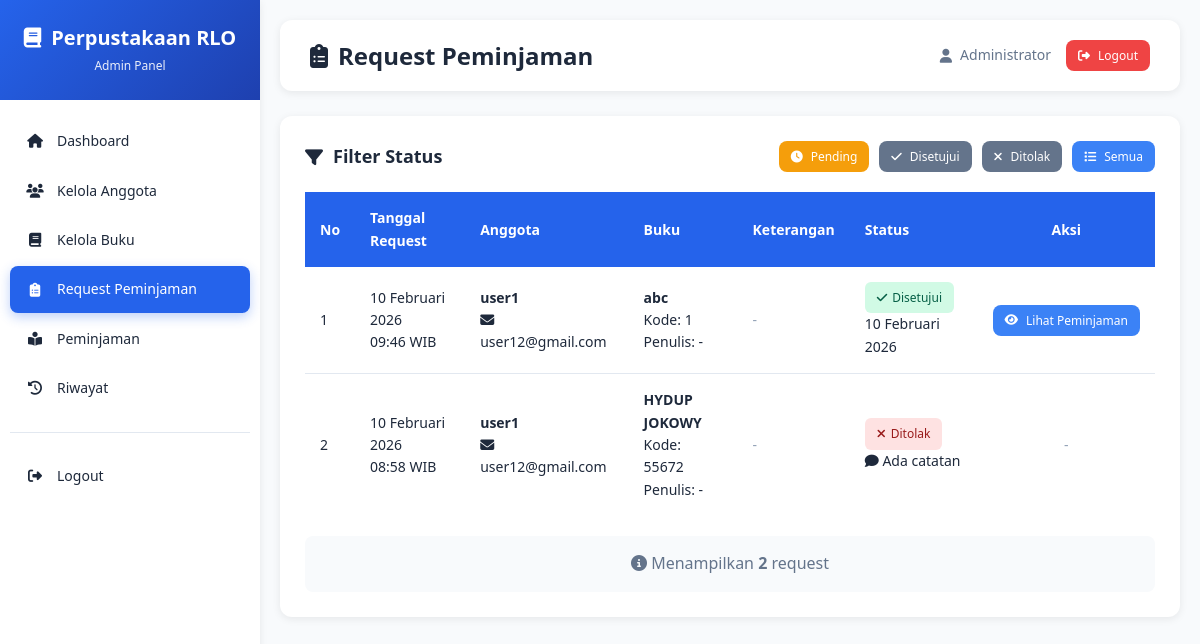
/public/index.php?page=admin-requests (signed in), run on the app's committed database.
### tables this page shows
CREATE TABLE `loan_requests` (
  `request_id` int NOT NULL,
  `user_id` int NOT NULL,
  `book_id` int NOT NULL,
  `request_date` datetime DEFAULT CURRENT_TIMESTAMP,
  `status` enum('pending','approved','rejected') DEFAULT 'pending',
  `approved_date` datetime DEFAULT NULL,
  `keterangan` text,
  `admin_response` int DEFAULT NULL,
  `response_note` text,
  `created_at` datetime DEFAULT CURRENT_TIMESTAMP,
  `updated_at` datetime DEFAULT CURRENT_TIMESTAMP ON UPDATE CURRENT_TIMESTAMP
);

CREATE TABLE `users` (
  `user_id` int NOT NULL,
  `username` varchar(50) NOT NULL,
  `password` varchar(255) NOT NULL,
  `nama_lengkap` varchar(100) NOT NULL,
  `email` varchar(100) DEFAULT NULL,
  `no_telepon` varchar(15) DEFAULT NULL,
  `alamat` text,
  `role` enum('admin','anggota') NOT NULL,
  `status` enum('aktif','nonaktif') DEFAULT 'aktif',
  `foto` varchar(255) DEFAULT NULL,
  `tanggal_daftar` datetime DEFAULT CURRENT_TIMESTAMP,
  `updated_at` datetime DEFAULT CURRENT_TIMESTAMP ON UPDATE CURRENT_TIMESTAMP
);

CREATE TABLE `books` (
  `book_id` int NOT NULL,
  `kode_buku` varchar(20) NOT NULL,
  `judul` varchar(200) NOT NULL,
  `author_id` int DEFAULT NULL,
  `publisher_id` int DEFAULT NULL,
  `category_id` int DEFAULT NULL,
  `tahun_terbit` year DEFAULT NULL,
  `isbn` varchar(20) DEFAULT NULL,
  `jumlah_halaman` int DEFAULT NULL,
  `stok_tersedia` int DEFAULT '0',
  `stok_total` int DEFAULT '0',
  `rak_lokasi` varchar(20) DEFAULT NULL,
  `deskripsi` text,
  `cover_image` varchar(255) DEFAULT NULL,
  `created_at` datetime DEFAULT CURRENT_TIMESTAMP,
  `updated_at` datetime DEFAULT CURRENT_TIMESTAMP ON UPDATE CURRENT_TIMESTAMP
);

### src/controllers/LoanRequestController.php (called while the page is built, shortened)
<?php
class LoanRequestController {
    private $loanRequestModel;
    public function __construct($database) {
        $this->db = $database->connect();
        $this->loanRequestModel = new LoanRequest($this->db);
    }
    public function adminRequests() {
        $status = $_GET['status'] ?? null;
        $requests = $this->loanRequestModel->getAll($status);
        require_once VIEW_PATH . 'admin/loan-requests.php';
    }
}
?>

### src/helpers/session.php (called while the page is built, shortened)
<?php
function isAdmin() {
    return isset($_SESSION['role']) && $_SESSION['role'] === 'admin';
}
?>

### config/config.php (called while the page is built, shortened)
<?php
spl_autoload_register(function($class) {
    $paths = [
        SRC_PATH . 'controllers/' . $class . '.php',
        SRC_PATH . 'models/' . $class . '.php',
        SRC_PATH . 'helpers/' . $class . '.php'
    ];
    foreach($paths as $path) {
        if(file_exists($path)) {
            return;
        }
    }
});
require_once SRC_PATH . 'helpers/functions.php';
require_once SRC_PATH . 'helpers/session.php';
?>

### config/database.php (called while the page is built, shortened)
<?php
class Database {
    private $host = 'localhost';
    private $dbname = 'perpusrlo';
    private $username = 'root';
    private $password = '';
    public function connect() {
        $this->conn = null;
        try {
            $this->conn = new PDO(
                "mysql:host={$this->host};dbname={$this->dbname};charset=utf8",
                $this->username,
                $this->password
            );
            $this->conn->setAttribute(PDO::ATTR_ERRMODE, PDO::ERRMODE_EXCEPTION);
            $this->conn->setAttribute(PDO::ATTR_DEFAULT_FETCH_MODE, PDO::FETCH_ASSOC);
        } catch(PDOException $e) {
            die("Connection Error: " . $e->getMessage());
        }
        return $this->conn;
    }
}
?>

### src/models/LoanRequest.php (called while the page is built, shortened)
<?php
class LoanRequest {
    private $conn;
    private $table = 'loan_requests';
    public function __construct($db) {
        $this->conn = $db;
    }
    public function getAll($status = null) {
        $query = "SELECT lr.*,
                         b.judul, b.kode_buku, b.cover_image, b.stok_tersedia,
                         u.nama_lengkap, u.email,
                         a.nama_penulis,
                         admin.nama_lengkap as admin_name
                  FROM {$this->table} lr
                  JOIN books b ON lr.book_id = b.book_id
                  JOIN users u ON lr.user_id = u.user_id
                  LEFT JOIN authors a ON b.author_id = a.author_id
                  LEFT JOIN users admin ON lr.admin_response = admin.user_id";
        $query .= " ORDER BY
                    CASE lr.status
                        WHEN 'pending' THEN 1
                        WHEN 'approved' THEN 2
                        WHEN 'rejected' THEN 3
                    END,
                    lr.created_at DESC";
        $stmt = $this->conn->prepare($query);
        $stmt->execute();
        return $stmt->fetchAll();
    }
}
?>

### src/helpers/functions.php (called while the page is built, shortened)
<?php
function formatTanggal($tanggal) {
    $bulan = [
        1 => 'Januari', 'Februari', 'Maret', 'April', 'Mei', 'Juni',
        'Juli', 'Agustus', 'September', 'Oktober', 'November', 'Desember'
    ];
    $split = explode('-', $tanggal);
    return $split[2] . ' ' . $bulan[(int)$split[1]] . ' ' . $split[0];
}
?>

### src/views/admin/loan-requests.php (the view, shortened to what this page needs)
<?php include VIEW_PATH . 'layouts/header.php'; ?>
<?php include VIEW_PATH . 'layouts/navbar.php'; ?>
<div class="main-content">
    <div class="top-bar">
        <h1><i class="fas fa-clipboard-list"></i> Request Peminjaman</h1>
        <div class="user-info">
            <span><i class="fas fa-user"></i> <?php echo $_SESSION['nama_lengkap']; ?></span>
            <a href="index.php?page=logout" class="btn btn-danger btn-sm">
                <i class="fas fa-sign-out-alt"></i> Logout
            </a>
        </div>
    </div>
    <div class="table-container">
        <div class="table-header">
            <h2><i class="fas fa-filter"></i> Filter Status</h2>
            <div style="display:flex; gap:10px; flex-wrap:wrap;">
                <a href="index.php?page=admin-requests&status=pending"
                   class="btn btn-<?php echo ($_GET['status'] ?? 'pending') == 'pending' ? 'warning' : 'secondary'; ?> btn-sm">
                    <i class="fas fa-clock"></i> Pending
                </a>
                <a href="index.php?page=admin-requests&status=approved"
                   class="btn btn-<?php echo ($_GET['status'] ?? '') == 'approved' ? 'success' : 'secondary'; ?> btn-sm">
                    <i class="fas fa-check"></i> Disetujui
                </a>
                <a href="index.php?page=admin-requests&status=rejected"
                   class="btn btn-<?php echo ($_GET['status'] ?? '') == 'rejected' ? 'danger' : 'secondary'; ?> btn-sm">
                    <i class="fas fa-times"></i> Ditolak
                </a>
                <a href="index.php?page=admin-requests"
                   class="btn btn-<?php echo !isset($_GET['status']) ? 'info' : 'secondary'; ?> btn-sm">
                    <i class="fas fa-list"></i> Semua
                </a>
            </div>
        </div>
        <table>
            <thead>
                <tr>
                    <th>No</th>
                    <th>Tanggal Request</th>
                    <th>Anggota</th>
                    <th>Buku</th>
                    <th>Keterangan</th>
                    <th>Status</th>
                    <th class="text-center">Aksi</th>
                </tr>
            </thead>
            <tbody>
                <?php if(empty($requests)): ?>
                    <tr>
                        <td colspan="7" class="text-center">
                            <div style="padding:40px 20px;">
                                <i class="fas fa-inbox" style="font-size:48px; color:#cbd5e1; margin-bottom:15px;"></i>
                                <p style="color:#64748b; margin:0;">
                                    <?php if(isset($_GET['status'])): ?>
                                        Tidak ada request dengan status: <strong><?php echo $_GET['status']; ?></strong>
                                    <?php else: ?>
                                        Belum ada request peminjaman
                                    <?php endif; ?>
                                </p>
                            </div>
                        </td>
                    </tr>
                <?php else: ?>
                    <?php $no = 1; foreach($requests as $req): ?>
                        <tr>
                            <td><?php echo $no++; ?></td>
                            <td>
                                <?php echo formatTanggal(date('Y-m-d', strtotime($req['request_date']))); ?><br>
                                <small><?php echo date('H:i', strtotime($req['request_date'])); ?> WIB</small>
                            </td>
                            <td>
                                <strong><?php echo htmlspecialchars($req['nama_lengkap']); ?></strong><br>
                                <small><i class="fas fa-envelope"></i> <?php echo htmlspecialchars($req['email']); ?></small>
                            </td>
                            <td>
                                <strong><?php echo htmlspecialchars($req['judul']); ?></strong><br>
                                <small>Kode: <?php echo $req['kode_buku']; ?></small><br>
                                <small>Penulis: <?php echo htmlspecialchars($req['nama_penulis'] ?: '-'); ?></small>
                            </td>
                            <td>
                                <?php if($req['keterangan']): ?>
                                    <span title="<?php echo htmlspecialchars($req['keterangan']); ?>">
                                        <?php echo mb_substr(htmlspecialchars($req['keterangan']), 0, 50); ?>
                                        <?php echo strlen($req['keterangan']) > 50 ? '...' : ''; ?>
                                    </span>
                                <?php else: ?>
                                    <span style="color:#94a3b8;">-</span>
                                <?php endif; ?>
                            </td>
                            <td>
                                <?php if($req['status'] == 'pending'): ?>
                                    <span class="badge badge-warning">
                                        <i class="fas fa-clock"></i> Pending
                                    </span>
                                <?php elseif($req['status'] == 'approved'): ?>
                                    <span class="badge badge-success">
                                        <i class="fas fa-check"></i> Disetujui
                                    </span>
                                    <?php if($req['approved_date']): ?>
                                        <br><small><?php echo formatTanggal(date('Y-m-d', strtotime($req['approved_date']))); ?></small>
                                    <?php endif; ?>
                                <?php else: ?>
                                    <span class="badge badge-danger">
                                        <i class="fas fa-times"></i> Ditolak
                                    </span>
                                    <?php if($req['response_note']): ?>
                                        <br><small title="<?php echo htmlspecialchars($req['response_note']); ?>">
                                            <i class="fas fa-comment"></i> Ada catatan
                                        </small>
                                    <?php endif; ?>
                                <?php endif; ?>
                            </td>
                            <td class="text-center">
                                <?php if($req['status'] == 'pending'): ?>
                                    <a href="index.php?page=approve-request&id=<?php echo $req['request_id']; ?>"
                                       class="btn btn-success btn-sm"
                                       onclick="return confirm('Setujui request ini?\n\nRequest akan otomatis menjadi peminjaman dan stok buku akan berkurang.')">
                                        <i class="fas fa-check"></i> Setujui
                                    </a>
                                    <a href="index.php?page=reject-request&id=<?php echo $req['request_id']; ?>"
                                       class="btn btn-danger btn-sm">
                                        <i class="fas fa-times"></i> Tolak
                                    </a>
                                <?php elseif($req['status'] == 'approved'): ?>
                                    <a href="index.php?page=admin-loans" class="btn btn-info btn-sm">
                                        <i class="fas fa-eye"></i> Lihat Peminjaman
                                    </a>
                                <?php else: ?>
                                    <span style="color:#94a3b8;">-</span>
                                <?php endif; ?>
                            </td>
                        </tr>
                    <?php endforeach; ?>
                <?php endif; ?>
            </tbody>
        </table>
        <?php if(!empty($requests)): ?>
            <div style="margin-top:20px; padding:15px; background:#f8fafc; border-radius:8px; text-align:center;">
                <p style="margin:0; color:#64748b;">
                    <i class="fas fa-info-circle"></i>
                    Menampilkan <strong><?php echo count($requests); ?></strong> request
                </p>
            </div>
        <?php endif; ?>
    </div>
</div>
<?php include VIEW_PATH . 'layouts/footer.php'; ?>

### public/index.php (shortened to what this page needs)
<?php
require_once '../config/config.php';
require_once '../config/database.php';
$database = new Database();
$page = $_GET['page'] ?? 'login';
switch($page) {
    case 'admin-requests':
        $controller = new LoanRequestController($database);
        $controller->adminRequests();
        break;
}
?>

### src/views/layouts/header.php (shortened to what this page needs)
<!DOCTYPE html>
<html lang="id">
<head>
    <link rel="stylesheet" href="<?php echo ASSET_URL; ?>css/style.css">
    <link rel="stylesheet" href="https://cdnjs.cloudflare.com/ajax/libs/font-awesome/6.4.0/css/all.min.css">
</head>
<body>

### src/views/layouts/navbar.php (shortened to what this page needs)
<div class="sidebar">
    <div class="sidebar-header">
        <h3><i class="fas fa-book"></i> <?php echo APP_NAME; ?></h3>
        <small><?php echo isAdmin() ? 'Admin Panel' : 'Member Area'; ?></small>
    </div>
    <ul class="sidebar-menu">
        <?php if(isAdmin()): ?>
            <li>
                <a href="index.php?page=admin-dashboard" class="<?php echo ($_GET['page'] ?? '') == 'admin-dashboard' ? 'active' : ''; ?>">
                    <i class="fas fa-home"></i> Dashboard
                </a>
            </li>
            <li>
                <a href="index.php?page=admin-users" class="<?php echo ($_GET['page'] ?? '') == 'admin-users' ? 'active' : ''; ?>">
                    <i class="fas fa-users"></i> Kelola Anggota
                </a>
            </li>
            <li>
                <a href="index.php?page=admin-books" class="<?php echo ($_GET['page'] ?? '') == 'admin-books' ? 'active' : ''; ?>">
                    <i class="fas fa-book"></i> Kelola Buku
                </a>
            </li>
            <li>
                <a href="index.php?page=admin-requests" class="<?php echo ($_GET['page'] ?? '') == 'admin-requests' ? 'active' : ''; ?>">
                    <i class="fas fa-clipboard-list"></i> Request Peminjaman
                </a>
            </li>
            <li>
                <a href="index.php?page=admin-loans" class="<?php echo ($_GET['page'] ?? '') == 'admin-loans' ? 'active' : ''; ?>">
                    <i class="fas fa-book-reader"></i> Peminjaman
                </a>
            </li>
            <li>
                <a href="index.php?page=loan-history" class="<?php echo ($_GET['page'] ?? '') == 'loan-history' ? 'active' : ''; ?>">
                    <i class="fas fa-history"></i> Riwayat
                </a>
            </li>
        <?php endif; ?>
        <li style="margin-top:20px; padding-top:20px; border-top:1px solid #e2e8f0;">
            <a href="index.php?page=logout">
                <i class="fas fa-sign-out-alt"></i> Logout
            </a>
        </li>
    </ul>
</div>

### src/views/layouts/footer.php (shortened to what this page needs)
</body>
</html>

### data on the page
loan_requests: request_date "10 Februari 2026", request_date "09:46", user.nama_lengkap "user1", user.email "user12@gmail.com", book.judul "abc", book.kode_buku "1", nama_penulis "-", approved_date "10 Februari 2026", status "approved" (drawn)
loan_requests: request_date "10 Februari 2026", request_date "08:58", user.nama_lengkap "user1", user.email "user12@gmail.com", book.judul "HYDUP JOKOWY", book.kode_buku "55672", nama_penulis "-"

### other printed values
APP_NAME "Perpustakaan RLO"
$_SESSION['nama_lengkap'] "Administrator"
count($requests) "2"
